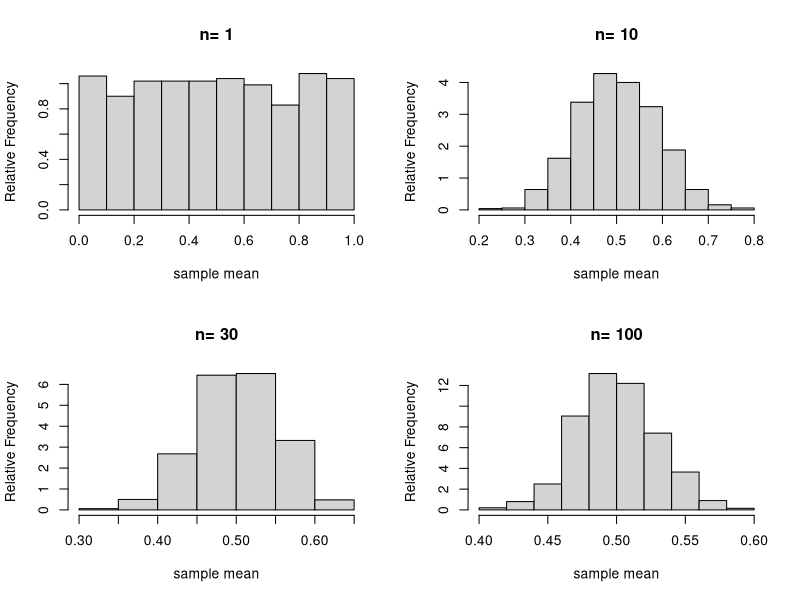
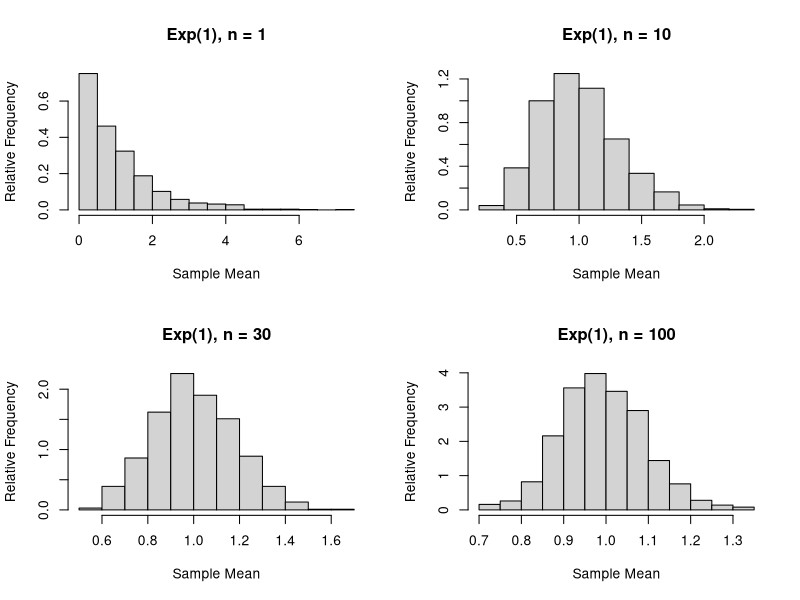
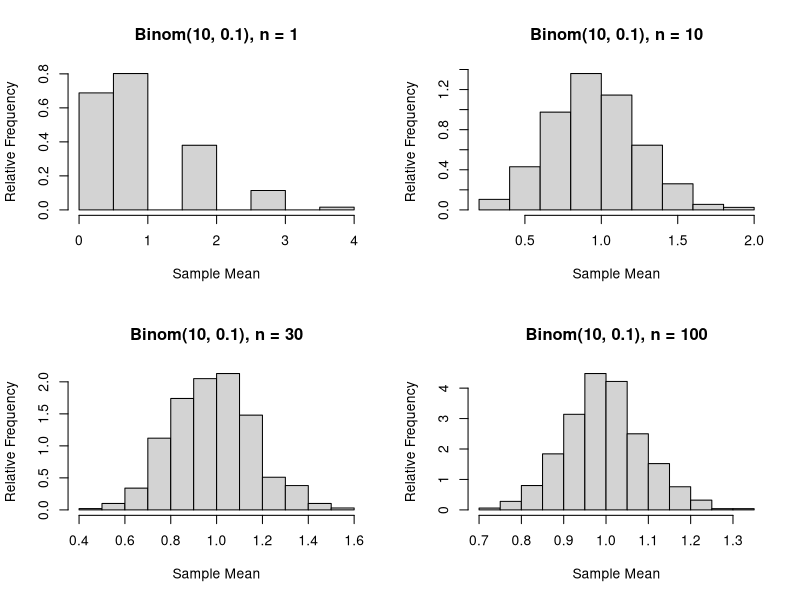
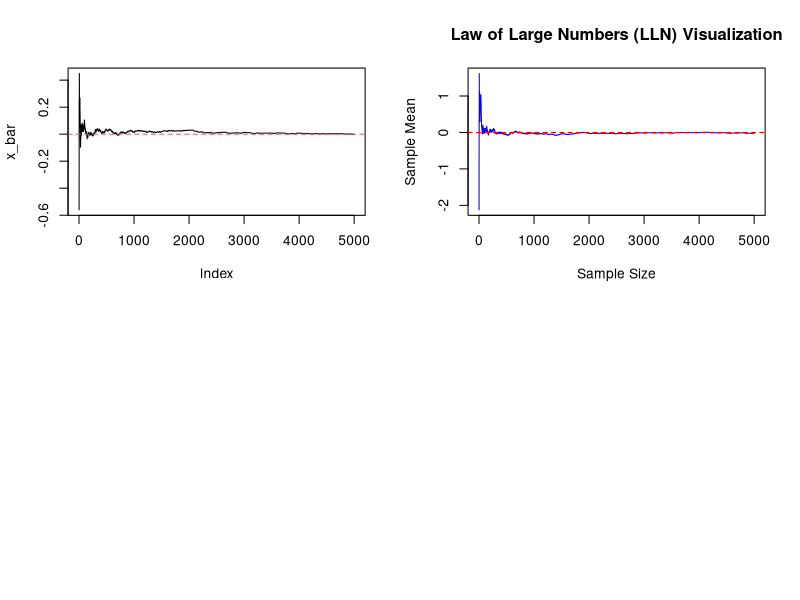

The R script that drew these images, in order:
## ---- chunk 1
knitr::opts_chunk$set(echo = TRUE, eval=TRUE)
## ---- chunk 2
par(mfrow=c(2,2))
m=1000              # Specify the number of samples
x_bar=matrix(0,4,m) # x_bar will be used to store all the sample means

n=c(1,10,30,100)      # Sample sizes are 10, 30, and 100. 
for(i in 1:4){
  for(j in 1:m){
    x_bar[i,j]=mean(runif(n[i]))
  }
  hist(x_bar[i,],ylab="Relative Frequency",freq=F,main=paste("n=",n[i]),xlab="sample mean")
}
## ---- chunk 3
mean(x_bar)
## ---- chunk 4
population_variance <- 1/12

se_theoretical <- sqrt(population_variance)

se_sample_means <- sqrt(population_variance / n)

se_theoretical
se_sample_means

## ---- chunk 5
set.seed(123)
num_samples <- 1000

sample_sizes <- c(1, 10, 30, 100)

exp_sample_means <- matrix(0, nrow = length(sample_sizes), ncol = num_samples)
for (i in 1:length(sample_sizes)) {
  for (j in 1:num_samples) {
    exp_sample_means[i, j] <- mean(rexp(sample_sizes[i], rate = 1))
  }
}

binom_sample_means <- matrix(0, nrow = length(sample_sizes), ncol = num_samples)
for (i in 1:length(sample_sizes)) {
  for (j in 1:num_samples) {
    binom_sample_means[i, j] <- mean(rbinom(sample_sizes[i], size = 10, prob = 0.1))
  }
}


par(mfrow = c(2, 2))

for (i in 1:length(sample_sizes)) {
  # Histogram for Exp(1) distribution
  hist(exp_sample_means[i,], ylab = "Relative Frequency", freq = F, main = paste("Exp(1), n =", sample_sizes[i]), xlab = "Sample Mean")
  
  mean_exp <- mean(exp_sample_means[i,])
  se_exp <- sd(exp_sample_means[i,]) / sqrt(sample_sizes[i])
  
  cat("Exp(1), Sample Size n =", sample_sizes[i], "\n")
  cat("Mean of Sample Means:", mean_exp, "\n")
  cat("Standard Error:", se_exp, "\n\n")
}

for (i in 1:length(sample_sizes)) {
  # Histogram for Binom(10, 0.1) distribution
  hist(binom_sample_means[i,], ylab = "Relative Frequency", freq = F, main = paste("Binom(10, 0.1), n =", sample_sizes[i]), xlab = "Sample Mean")
  
  # Calculate mean and standard error for Binom(10, 0.1) distribution
  mean_binom <- mean(binom_sample_means[i,])
  se_binom <- sd(binom_sample_means[i,]) / sqrt(sample_sizes[i])
  
  cat("Binom(10, 0.1), Sample Size n =", sample_sizes[i], "\n")
  cat("Mean of Sample Means:", mean_binom, "\n")
  cat("Standard Error:", se_binom, "\n\n")
}

## ---- chunk 6
set.seed(123)
n <- 5000; x <- rnorm(n); x_bar <- rep(0,n)
for(i in 1:n){x_bar[i] = mean(x[1:i])}
plot(x_bar, type="l"); abline(h=0,col=2,lty=2)

## ---- chunk 7
set.seed(123)
num_samples <- 5000
random_numbers <- runif(num_samples, min = -5, max = 5)
sample_means <- cumsum(random_numbers) / (1:num_samples)
plot(1:num_samples, sample_means, type = "l", col = "blue", 
     xlab = "Sample Size", ylab = "Sample Mean", 
     main = "Law of Large Numbers (LLN) Visualization")
abline(h = 0, col = "red", lty = 2)


